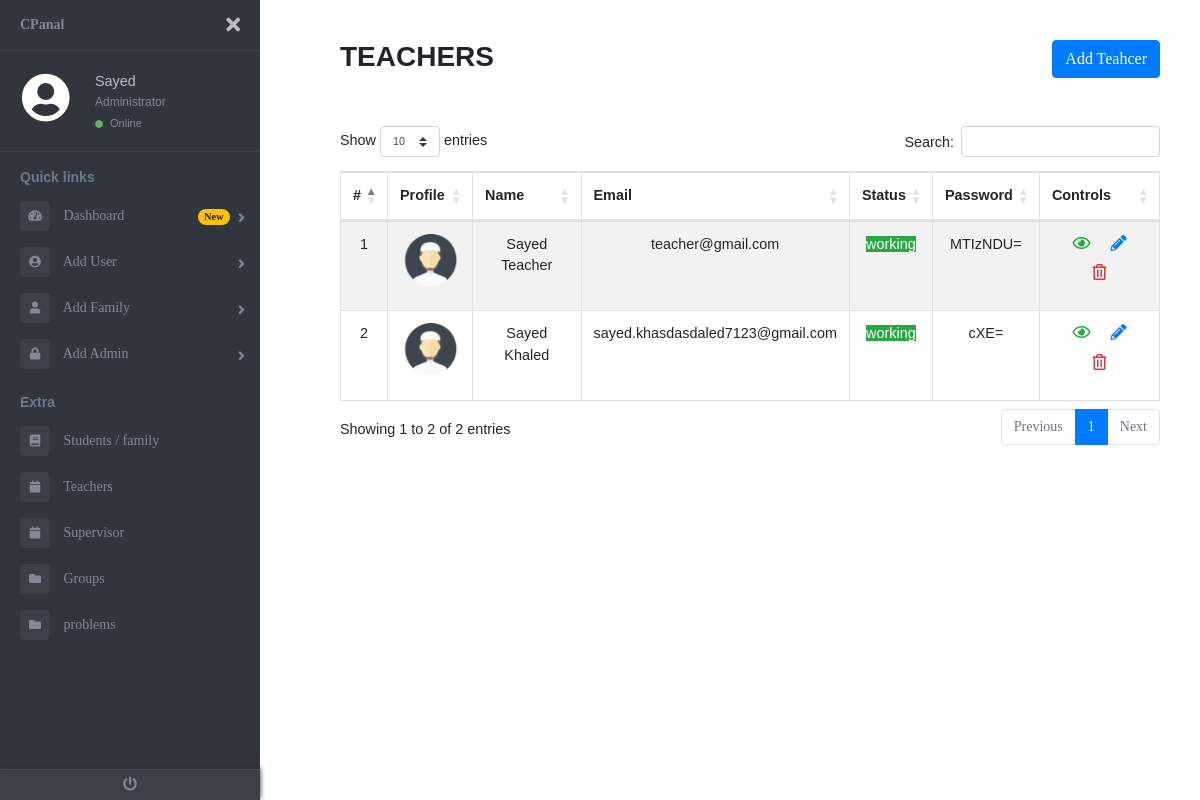
The page /dash/pages/teacher.php (signed in) on the database its author committed.
### tables this page shows
CREATE TABLE `users` (
  `uId` int(11) NOT NULL,
  `uFname` varchar(255) NOT NULL,
  `uLname` varchar(255) NOT NULL,
  `uGender` varchar(100) NOT NULL,
  `uType` varchar(50) NOT NULL,
  `uPhone` varchar(100) NOT NULL,
  `uUrl` varchar(255) NOT NULL,
  `uZoom` varchar(255) NOT NULL,
  `tId` int(11) DEFAULT 0,
  `uImage` varchar(255) NOT NULL,
  `uActive` varchar(100) NOT NULL DEFAULT '0',
  `uStatus` int(11) NOT NULL DEFAULT 1,
  `uEmail` varchar(255) NOT NULL,
  `uPassword` varchar(255) NOT NULL,
  `gId` int(11) NOT NULL
);

### dash/oper/data.php (called while the page is built, shortened)
<?php
  class data {
	  private $option = array (
		  PDO:: MYSQL_ATTR_INIT_COMMAND => 'SET NAMES utf8',
		  PDO::ATTR_ERRMODE => PDO::ERRMODE_EXCEPTION
	  );
	  private function conn(){
		  $dsn = 'mysql:host='.db_host . ';dbname=' .db_name;
		  $pdo = new PDO($dsn , db_user , db_pwd , $this->option);
		  $pdo->setAttribute(PDO:: ATTR_DEFAULT_FETCH_MODE , PDO:: FETCH_ASSOC);
		  return $pdo;
	  }
    public function fetchCon($table , $condition)
    {
      $sql = "SELECT * FROM $table WHERE $condition ";
      $stmt = $this->conn()->query($sql);
      return $stmt;
    }
  }
?>

### dash/pages/teacher.php (the view, shortened to what this page needs)
<?php
include "../oper/data.php";
  include "../include/header.php";
  include "../include/aside.php";
  $student = new data();
?>
<div class="row mb-5">
  <div class="col-6">
    <h3 class="text-uppercase font-weight-bold">teachers</h3>
  </div>
  <div class="col-6 text-right">
    <a href="<?php echo base_url."dash/pages/add?teacher"?>" class="btn btn-primary addBtn">Add Teahcer</a>
  </div>
</div>
<table id="example1" class="table table-bordered text-center table-striped ">
  <thead>
    <tr>
      <th>#</th>
      <th>Profile</th>
      <th>Name</th>
      <th>Email</th>
      <th>Status</th>
      <th>Password</th>
      <th>Controls</th>
    </tr>
  </thead>
  <tbody>
  <?php
    $table = '`users`';
    $condition = "`uType` = 'te'";
    $stCount = $student->fetchCon($table,$condition);
    if ($stCount->rowCount() >= 1) {
      $ID=1;
      while ($stu = $stCount->fetch(PDO::FETCH_ASSOC)) {
      $idg = $stu['uId'];
  ?>
    <tr id='<?php echo $stu['uId']?>'>
      <td><?php echo $ID++?></td>
      <td class="imgProfile"><img src="<?php echo base_url.'assets/img/upload/'.str_replace("upload/","",$stu['uImage'])?>"></td>
      <td><?php echo $stu['uFname'] . " " . $stu['uLname']?></td>
      <td><?php echo $stu['uEmail']?></td>
      <td><?php echo ($stu['uStatus'] == 1 ? "<span class='text-white bg-success'>working</span>" : "<span class='text-white bg-danger'>stopped</span>") ?></td>
      <td> <?php echo $stu['uPassword']?> </td>
      <td>
        <a href="<?php echo base_url."dash/pages/preview?teacher=".base64_encode($idg).""?>" class=" px-2 h6 text-success" data-toggle="tooltip" data-placement="bottom" title="See details"><i class="far fa-eye"></i></a>
        <a href="<?php echo base_url."dash/pages/edit?teacher=".base64_encode($idg).""?>" class=" px-2 h6 text-primary" data-toggle="tooltip" data-placement="bottom" title="Edit <?php echo $stu['uFname'] ?>"><i class="fas fa-pencil-alt"></i></a>
        <?php
          if ($_SESSION['idAdmin'] != 3) {
        ?>
        <button data-del="<?php echo $stu['uId']?>" class="Deletete py-2 px-2 h6 text-danger" data-toggle="tooltip" data-placement="bottom" title="Delete"><i class="far fa-trash-alt"></i></button>
          <?php }?>
      </td>
    </tr>
  <?php }}?>
  </tbody>
</table>
<?php
  include "../include/endside.php";
  include "../include/footer.php";
?>

### dash/include/header.php (shortened to what this page needs)
<!DOCTYPE html>
<html lang="en">
<head>
  <link rel="stylesheet" href="https://cdn.datatables.net/1.10.20/css/dataTables.bootstrap4.min.css">
  <link rel="stylesheet" href="https://cdnjs.cloudflare.com/ajax/libs/select2/4.0.12/css/select2.min.css" />
  <link rel="stylesheet" href="https://cdnjs.cloudflare.com/ajax/libs/jquery-confirm/3.3.2/jquery-confirm.min.css">
  <link rel="stylesheet" href="https://unpkg.com/multiple-select@1.5.2/dist/multiple-select.min.css">
  <link rel="stylesheet" href="<?php echo base_url ?>dash/assets/vendor/css/font.css">
  <link rel="stylesheet" href="<?php echo base_url ?>dash/assets/vendor/css/font2.css">
  <link rel="stylesheet" href="<?php echo base_url ?>dash/assets/vendor/css/bootstrap.css">
  <link rel="stylesheet" href="<?php echo base_url ?>dash/assets/vendor/css/font-awesome-all.css">
  <link rel="stylesheet" href="<?php echo base_url ?>dash/assets/vendor/css/twitter-bootstrap.css">
  <link rel="stylesheet" href="<?php echo base_url ?>dash/assets/vendor/css/jquery-confirm.css">
  <link rel="stylesheet" href="<?php echo base_url ?>dash/assets/css/util.css">
  <link rel="stylesheet" href="<?php echo base_url ?>dash/assets/css/main.css">
  <link rel="stylesheet" href="<?php echo base_url ?>dash/assets/css/side.css">
  <link rel="stylesheet" href="<?php echo base_url ?>dash/assets/css/index.css">
  <link rel="stylesheet" href="<?php echo base_url ?>dash/assets/css/custom.css">
</head>
<body>

### dash/include/aside.php (shortened to what this page needs)
<div class="page-wrapper chiller-theme toggled">
  <nav id="sidebar" class="sidebar-wrapper">
    <div class="sidebar-content">
      <div class="sidebar-brand">
        <a href="<?php echo base_url?>dash">CPanal</a>
        <div id="close-sidebar">
          <i class="fas fa-times"></i>
        </div>
      </div>
      <div class="sidebar-header">
        <div class="user-pic">
          <i class="fa fa-user-circle" aria-hidden="true"></i>
        </div>
        <div class="user-info">
          <span class="user-name">
            <?php echo$_SESSION['user']?>
          </span>
          <span class="user-role">Administrator</span>
          <span class="user-status">
            <i class="fa fa-circle"></i>
            <span>Online</span>
          </span>
        </div>
      </div>
      <div class="sidebar-menu">
        <ul>
          <li class="header-menu">
            <span>Quick links</span>
          </li>
          <li class="sidebar-dropdown">
            <a href="<?php echo base_url."dash/pages"?>">
              <i class="fa fa-tachometer-alt"></i>
              <span>Dashboard</span>
              <span class="badge badge-pill badge-warning">New</span>
            </a>
          </li>
          <li class="sidebar-dropdown">
            <a href="javascript:;">
          <i class="fa fa-user-circle" aria-hidden="true"></i>
              <span>Add User</span>
            </a>
          </li>
          <li class="sidebar-dropdown">
            <a href="<?php echo base_url."dash/pages/add?family";?>">
            <i class="fa fa-user" aria-hidden="true"></i>
            <span>Add Family</span>
            </a>
          </li>
          <li class="sidebar-dropdown">
            <a href="<?php echo base_url."dash/pages/add?admin";?>">
            <i class="fa fa-lock" aria-hidden="true"></i>
            <span>Add Admin</span>
            </a>
          </li>
          <li class="header-menu">
            <span>Extra</span>
          </li>
          <li>
            <a href="<?php echo base_url."dash/pages/student";?>">
              <i class="fa fa-book"></i>
              <span>Students / family</span>
            </a>
          </li>
          <li>
            <a href="<?php echo base_url."dash/pages/teacher";?>">
              <i class="fa fa-calendar"></i>
              <span>Teachers</span>
            </a>
          </li>
          <li>
            <a href="<?php echo base_url."dash/pages/supervisor";?>">
              <i class="fa fa-calendar"></i>
              <span>Supervisor</span>
            </a>
          </li>
          <li>
            <a href="<?php echo base_url."dash/pages/groups";?>">
              <i class="fa fa-folder"></i>
              <span>Groups</span>
            </a>
          </li>
          <li>
            <a href="<?php echo base_url."dash/pages/problems";?>">
              <i class="fa fa-folder"></i>
              <span>problems</span>
            </a>
          </li>
        </ul>
      </div>
    </div>
    <div class="sidebar-footer">
      <a href="<?php echo base_url.'dash/pages/logout'?>">
        <i class="fa fa-power-off"></i>
      </a>
    </div>
  </nav>
  <main class="page-content">
    <div class="container-fluid">

### dash/include/endside.php
</div>
  </main>
</div>

### dash/include/footer.php (shortened to what this page needs)
</body>
</html>

### dash/assets/css/main.css (style rules this page uses)
* { margin: 0px; padding: 0px; box-sizing: border-box; }
body, html { height: 100%; font-family: Poppins-Regular, sans-serif; }
a { font-family: Poppins-Regular; font-size: 14px; line-height: 1.7; color: #666666; margin: 0px; transition: all 0.4s; -webkit-transition: all 0.4s; -o-transition: all 0.4s; -moz-transition: all 0.4s; }
h1,h2,h3,h4,h5,h6 { margin: 0px; }
ul, li { margin: 0px; list-style-type: none; }

### dash/assets/css/index.css (style rules this page uses)
.addBtn { color: #fff; }
.imgProfile img { width: 60px; }
.DeleteId, .Deletesuper, .Deletete, .Deletesupgrou, .Deleteproblem, .DeleteChild { border: 0; background: none; }

### rows shown on the page
users: uImage (picture), uFname "Sayed", uLname "Teacher", uEmail "teacher@gmail.com", uStatus "working", uPassword "MTIzNDU="
users: uImage (picture), uFname "Sayed", uLname "Khaled", uEmail "sayed.khasdasdaled7123@gmail.com", uStatus "working", uPassword "cXE="

### other values the page prints
$_SESSION['user'] "Sayed"
